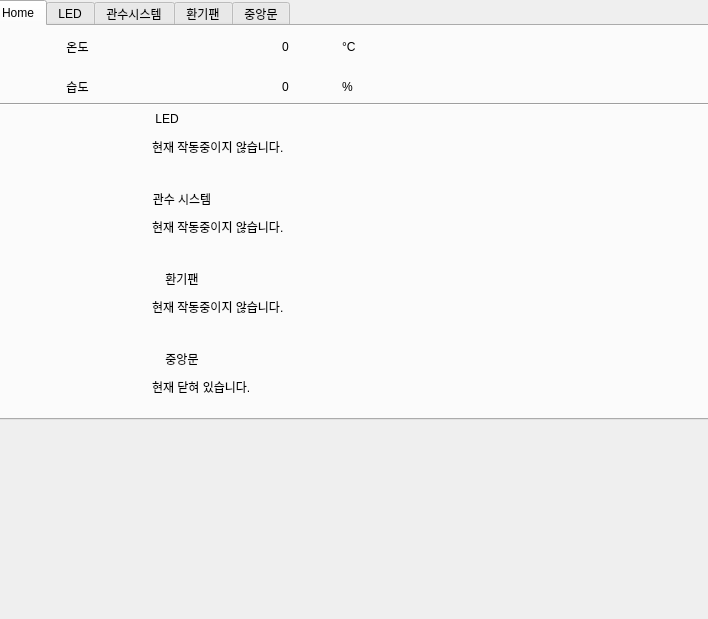
<?xml version="1.0" encoding="UTF-8"?>
<ui version="4.0">
 <class>Dialog</class>
 <widget class="QDialog" name="Dialog">
  <property name="geometry">
   <rect>
    <x>0</x>
    <y>0</y>
    <width>708</width>
    <height>619</height>
   </rect>
  </property>
  <property name="windowTitle">
   <string>Dialog</string>
  </property>
  <widget class="QTabWidget" name="display_tab">
   <property name="geometry">
    <rect>
     <x>-10</x>
     <y>0</y>
     <width>800</width>
     <height>420</height>
    </rect>
   </property>
   <property name="currentIndex">
    <number>0</number>
   </property>
   <widget class="QWidget" name="home_tab">
    <attribute name="title">
     <string>Home</string>
    </attribute>
    <widget class="Line" name="line">
     <property name="geometry">
      <rect>
       <x>0</x>
       <y>70</y>
       <width>800</width>
       <height>16</height>
      </rect>
     </property>
     <property name="orientation">
      <enum>Qt::Horizontal</enum>
     </property>
    </widget>
    <widget class="QLabel" name="label">
     <property name="geometry">
      <rect>
       <x>30</x>
       <y>0</y>
       <width>111</width>
       <height>41</height>
      </rect>
     </property>
     <property name="text">
      <string>온도</string>
     </property>
     <property name="textFormat">
      <enum>Qt::AutoText</enum>
     </property>
     <property name="alignment">
      <set>Qt::AlignCenter</set>
     </property>
    </widget>
    <widget class="QLabel" name="label_2">
     <property name="geometry">
      <rect>
       <x>30</x>
       <y>40</y>
       <width>111</width>
       <height>41</height>
      </rect>
     </property>
     <property name="text">
      <string>습도</string>
     </property>
     <property name="textFormat">
      <enum>Qt::AutoText</enum>
     </property>
     <property name="alignment">
      <set>Qt::AlignCenter</set>
     </property>
    </widget>
    <widget class="QLabel" name="label_3">
     <property name="geometry">
      <rect>
       <x>350</x>
       <y>0</y>
       <width>31</width>
       <height>41</height>
      </rect>
     </property>
     <property name="text">
      <string>°C</string>
     </property>
    </widget>
    <widget class="QLabel" name="label_4">
     <property name="geometry">
      <rect>
       <x>350</x>
       <y>40</y>
       <width>31</width>
       <height>41</height>
      </rect>
     </property>
     <property name="text">
      <string>%</string>
     </property>
    </widget>
    <widget class="QLabel" name="home_temperature">
     <property name="geometry">
      <rect>
       <x>290</x>
       <y>0</y>
       <width>41</width>
       <height>41</height>
      </rect>
     </property>
     <property name="text">
      <string>0</string>
     </property>
    </widget>
    <widget class="QLabel" name="home_humidity">
     <property name="geometry">
      <rect>
       <x>290</x>
       <y>40</y>
       <width>41</width>
       <height>41</height>
      </rect>
     </property>
     <property name="text">
      <string>0</string>
     </property>
    </widget>
    <widget class="QLabel" name="led_image_label">
     <property name="enabled">
      <bool>true</bool>
     </property>
     <property name="geometry">
      <rect>
       <x>30</x>
       <y>90</y>
       <width>80</width>
       <height>50</height>
      </rect>
     </property>
     <property name="frameShape">
      <enum>QFrame::NoFrame</enum>
     </property>
     <property name="text">
      <string/>
     </property>
     <property name="textFormat">
      <enum>Qt::AutoText</enum>
     </property>
     <property name="pixmap">
      <pixmap>:/icon/bulb.png</pixmap>
     </property>
     <property name="scaledContents">
      <bool>true</bool>
     </property>
     <property name="alignment">
      <set>Qt::AlignLeading|Qt::AlignLeft|Qt::AlignVCenter</set>
     </property>
     <property name="wordWrap">
      <bool>false</bool>
     </property>
    </widget>
    <widget class="QLabel" name="water_image_label">
     <property name="geometry">
      <rect>
       <x>30</x>
       <y>170</y>
       <width>80</width>
       <height>50</height>
      </rect>
     </property>
     <property name="text">
      <string/>
     </property>
     <property name="textFormat">
      <enum>Qt::AutoText</enum>
     </property>
     <property name="pixmap">
      <pixmap>:/icon/raindrops.png</pixmap>
     </property>
     <property name="scaledContents">
      <bool>true</bool>
     </property>
     <property name="alignment">
      <set>Qt::AlignCenter</set>
     </property>
    </widget>
    <widget class="QLabel" name="door_image_label">
     <property name="geometry">
      <rect>
       <x>30</x>
       <y>320</y>
       <width>80</width>
       <height>50</height>
      </rect>
     </property>
     <property name="text">
      <string/>
     </property>
     <property name="textFormat">
      <enum>Qt::AutoText</enum>
     </property>
     <property name="pixmap">
      <pixmap>:/icon/door.png</pixmap>
     </property>
     <property name="scaledContents">
      <bool>true</bool>
     </property>
     <property name="alignment">
      <set>Qt::AlignCenter</set>
     </property>
    </widget>
    <widget class="QLabel" name="fan_image_label">
     <property name="geometry">
      <rect>
       <x>30</x>
       <y>245</y>
       <width>80</width>
       <height>50</height>
      </rect>
     </property>
     <property name="text">
      <string/>
     </property>
     <property name="textFormat">
      <enum>Qt::AutoText</enum>
     </property>
     <property name="pixmap">
      <pixmap>:/icon/wind.png</pixmap>
     </property>
     <property name="scaledContents">
      <bool>true</bool>
     </property>
     <property name="alignment">
      <set>Qt::AlignCenter</set>
     </property>
    </widget>
    <widget class="QLabel" name="label_5">
     <property name="geometry">
      <rect>
       <x>140</x>
       <y>80</y>
       <width>70</width>
       <height>25</height>
      </rect>
     </property>
     <property name="text">
      <string>LED</string>
     </property>
     <property name="textFormat">
      <enum>Qt::AutoText</enum>
     </property>
     <property name="alignment">
      <set>Qt::AlignCenter</set>
     </property>
    </widget>
    <widget class="QLabel" name="label_6">
     <property name="geometry">
      <rect>
       <x>140</x>
       <y>160</y>
       <width>100</width>
       <height>25</height>
      </rect>
     </property>
     <property name="locale">
      <locale language="Korean" country="SouthKorea"/>
     </property>
     <property name="text">
      <string notr="true">관수 시스템</string>
     </property>
     <property name="textFormat">
      <enum>Qt::AutoText</enum>
     </property>
     <property name="alignment">
      <set>Qt::AlignCenter</set>
     </property>
    </widget>
    <widget class="QLabel" name="label_7">
     <property name="geometry">
      <rect>
       <x>140</x>
       <y>240</y>
       <width>100</width>
       <height>25</height>
      </rect>
     </property>
     <property name="locale">
      <locale language="Korean" country="SouthKorea"/>
     </property>
     <property name="text">
      <string notr="true">환기팬</string>
     </property>
     <property name="textFormat">
      <enum>Qt::AutoText</enum>
     </property>
     <property name="alignment">
      <set>Qt::AlignCenter</set>
     </property>
    </widget>
    <widget class="QLabel" name="label_8">
     <property name="geometry">
      <rect>
       <x>140</x>
       <y>320</y>
       <width>100</width>
       <height>25</height>
      </rect>
     </property>
     <property name="locale">
      <locale language="Korean" country="SouthKorea"/>
     </property>
     <property name="text">
      <string notr="true">중앙문</string>
     </property>
     <property name="textFormat">
      <enum>Qt::AutoText</enum>
     </property>
     <property name="alignment">
      <set>Qt::AlignCenter</set>
     </property>
    </widget>
    <widget class="QLabel" name="home_led_text">
     <property name="geometry">
      <rect>
       <x>160</x>
       <y>110</y>
       <width>271</width>
       <height>22</height>
      </rect>
     </property>
     <property name="text">
      <string>현재 작동중이지 않습니다.</string>
     </property>
    </widget>
    <widget class="QLabel" name="home_water_text">
     <property name="geometry">
      <rect>
       <x>160</x>
       <y>190</y>
       <width>271</width>
       <height>22</height>
      </rect>
     </property>
     <property name="text">
      <string>현재 작동중이지 않습니다.</string>
     </property>
    </widget>
    <widget class="QLabel" name="home_fan_text">
     <property name="geometry">
      <rect>
       <x>160</x>
       <y>270</y>
       <width>271</width>
       <height>22</height>
      </rect>
     </property>
     <property name="text">
      <string>현재 작동중이지 않습니다.</string>
     </property>
    </widget>
    <widget class="QLabel" name="home_door_text">
     <property name="geometry">
      <rect>
       <x>160</x>
       <y>350</y>
       <width>271</width>
       <height>22</height>
      </rect>
     </property>
     <property name="text">
      <string>현재 닫혀 있습니다.</string>
     </property>
    </widget>
   </widget>
   <widget class="QWidget" name="led_tab">
    <attribute name="title">
     <string>LED</string>
    </attribute>
    <widget class="QPushButton" name="led_power_button">
     <property name="geometry">
      <rect>
       <x>440</x>
       <y>20</y>
       <width>90</width>
       <height>30</height>
      </rect>
     </property>
     <property name="text">
      <string>OFF</string>
     </property>
    </widget>
    <widget class="QLabel" name="label_9">
     <property name="geometry">
      <rect>
       <x>30</x>
       <y>20</y>
       <width>160</width>
       <height>30</height>
      </rect>
     </property>
     <property name="text">
      <string>전원 ON/OFF</string>
     </property>
     <property name="alignment">
      <set>Qt::AlignCenter</set>
     </property>
    </widget>
    <widget class="QLabel" name="label_10">
     <property name="geometry">
      <rect>
       <x>30</x>
       <y>70</y>
       <width>160</width>
       <height>30</height>
      </rect>
     </property>
     <property name="text">
      <string>켜기/끄기</string>
     </property>
     <property name="alignment">
      <set>Qt::AlignCenter</set>
     </property>
    </widget>
    <widget class="QPushButton" name="led_onoff_button">
     <property name="geometry">
      <rect>
       <x>440</x>
       <y>80</y>
       <width>90</width>
       <height>30</height>
      </rect>
     </property>
     <property name="text">
      <string>OFF</string>
     </property>
     <property name="checkable">
      <bool>false</bool>
     </property>
    </widget>
    <widget class="QCheckBox" name="led_auto_button">
     <property name="geometry">
      <rect>
       <x>50</x>
       <y>160</y>
       <width>120</width>
       <height>30</height>
      </rect>
     </property>
     <property name="text">
      <string>자동 작동하기</string>
     </property>
     <property name="checkable">
      <bool>true</bool>
     </property>
    </widget>
    <widget class="Line" name="line_2">
     <property name="geometry">
      <rect>
       <x>0</x>
       <y>140</y>
       <width>800</width>
       <height>3</height>
      </rect>
     </property>
     <property name="orientation">
      <enum>Qt::Horizontal</enum>
     </property>
    </widget>
    <widget class="QLabel" name="label_11">
     <property name="geometry">
      <rect>
       <x>30</x>
       <y>220</y>
       <width>160</width>
       <height>30</height>
      </rect>
     </property>
     <property name="text">
      <string>켜기</string>
     </property>
     <property name="alignment">
      <set>Qt::AlignCenter</set>
     </property>
    </widget>
    <widget class="QLabel" name="label_12">
     <property name="geometry">
      <rect>
       <x>30</x>
       <y>290</y>
       <width>160</width>
       <height>30</height>
      </rect>
     </property>
     <property name="text">
      <string>끄기</string>
     </property>
     <property name="alignment">
      <set>Qt::AlignCenter</set>
     </property>
    </widget>
    <widget class="QTimeEdit" name="led_auto_start_time">
     <property name="geometry">
      <rect>
       <x>440</x>
       <y>220</y>
       <width>120</width>
       <height>30</height>
      </rect>
     </property>
     <property name="date">
      <date>
       <year>2000</year>
       <month>1</month>
       <day>1</day>
      </date>
     </property>
     <property name="currentSection">
      <enum>QDateTimeEdit::HourSection</enum>
     </property>
     <property name="displayFormat">
      <string>h:mm</string>
     </property>
    </widget>
    <widget class="QTimeEdit" name="led_auto_end_time">
     <property name="geometry">
      <rect>
       <x>440</x>
       <y>290</y>
       <width>120</width>
       <height>30</height>
      </rect>
     </property>
     <property name="currentSection">
      <enum>QDateTimeEdit::HourSection</enum>
     </property>
     <property name="displayFormat">
      <string>h:mm</string>
     </property>
    </widget>
   </widget>
   <widget class="QWidget" name="tab">
    <attribute name="title">
     <string>관수시스템</string>
    </attribute>
    <widget class="QLabel" name="label_17">
     <property name="geometry">
      <rect>
       <x>40</x>
       <y>20</y>
       <width>95</width>
       <height>30</height>
      </rect>
     </property>
     <property name="text">
      <string>전원 ON/OFF</string>
     </property>
     <property name="alignment">
      <set>Qt::AlignCenter</set>
     </property>
    </widget>
    <widget class="QPushButton" name="water_power_button">
     <property name="geometry">
      <rect>
       <x>420</x>
       <y>20</y>
       <width>91</width>
       <height>30</height>
      </rect>
     </property>
     <property name="text">
      <string>OFF</string>
     </property>
    </widget>
    <widget class="QLabel" name="label_18">
     <property name="geometry">
      <rect>
       <x>40</x>
       <y>70</y>
       <width>95</width>
       <height>30</height>
      </rect>
     </property>
     <property name="text">
      <string>물 주기</string>
     </property>
     <property name="alignment">
      <set>Qt::AlignCenter</set>
     </property>
    </widget>
    <widget class="QPushButton" name="water_onoff_button">
     <property name="geometry">
      <rect>
       <x>420</x>
       <y>70</y>
       <width>91</width>
       <height>30</height>
      </rect>
     </property>
     <property name="text">
      <string>OFF</string>
     </property>
    </widget>
    <widget class="QCheckBox" name="water_auto_button">
     <property name="geometry">
      <rect>
       <x>50</x>
       <y>160</y>
       <width>120</width>
       <height>28</height>
      </rect>
     </property>
     <property name="text">
      <string>자동 작동하기</string>
     </property>
    </widget>
    <widget class="QLabel" name="label_19">
     <property name="geometry">
      <rect>
       <x>150</x>
       <y>210</y>
       <width>81</width>
       <height>30</height>
      </rect>
     </property>
     <property name="text">
      <string>시간마다</string>
     </property>
     <property name="alignment">
      <set>Qt::AlignCenter</set>
     </property>
    </widget>
    <widget class="QLabel" name="label_20">
     <property name="geometry">
      <rect>
       <x>360</x>
       <y>210</y>
       <width>111</width>
       <height>30</height>
      </rect>
     </property>
     <property name="text">
      <string>초 동안 물주기</string>
     </property>
     <property name="alignment">
      <set>Qt::AlignCenter</set>
     </property>
    </widget>
    <widget class="QComboBox" name="water_start_time">
     <property name="geometry">
      <rect>
       <x>50</x>
       <y>210</y>
       <width>86</width>
       <height>30</height>
      </rect>
     </property>
     <item>
      <property name="text">
       <string>1</string>
      </property>
     </item>
     <item>
      <property name="text">
       <string>2</string>
      </property>
     </item>
     <item>
      <property name="text">
       <string>3</string>
      </property>
     </item>
     <item>
      <property name="text">
       <string>4</string>
      </property>
     </item>
     <item>
      <property name="text">
       <string>5</string>
      </property>
     </item>
     <item>
      <property name="text">
       <string>6</string>
      </property>
     </item>
     <item>
      <property name="text">
       <string>7</string>
      </property>
     </item>
     <item>
      <property name="text">
       <string>8</string>
      </property>
     </item>
     <item>
      <property name="text">
       <string>9</string>
      </property>
     </item>
     <item>
      <property name="text">
       <string>10</string>
      </property>
     </item>
     <item>
      <property name="text">
       <string>11</string>
      </property>
     </item>
     <item>
      <property name="text">
       <string>12</string>
      </property>
     </item>
     <item>
      <property name="text">
       <string>13</string>
      </property>
     </item>
     <item>
      <property name="text">
       <string>14</string>
      </property>
     </item>
     <item>
      <property name="text">
       <string>15</string>
      </property>
     </item>
     <item>
      <property name="text">
       <string>16</string>
      </property>
     </item>
     <item>
      <property name="text">
       <string>17</string>
      </property>
     </item>
     <item>
      <property name="text">
       <string>18</string>
      </property>
     </item>
     <item>
      <property name="text">
       <string>19</string>
      </property>
     </item>
     <item>
      <property name="text">
       <string>20</string>
      </property>
     </item>
     <item>
      <property name="text">
       <string>21</string>
      </property>
     </item>
     <item>
      <property name="text">
       <string>22</string>
      </property>
     </item>
     <item>
      <property name="text">
       <string>23</string>
      </property>
     </item>
     <item>
      <property name="text">
       <string>24</string>
      </property>
     </item>
     <item>
      <property name="text">
       <string>25</string>
      </property>
     </item>
     <item>
      <property name="text">
       <string>26</string>
      </property>
     </item>
     <item>
      <property name="text">
       <string>27</string>
      </property>
     </item>
     <item>
      <property name="text">
       <string>28</string>
      </property>
     </item>
     <item>
      <property name="text">
       <string>29</string>
      </property>
     </item>
     <item>
      <property name="text">
       <string>30</string>
      </property>
     </item>
     <item>
      <property name="text">
       <string>31</string>
      </property>
     </item>
     <item>
      <property name="text">
       <string>32</string>
      </property>
     </item>
     <item>
      <property name="text">
       <string>33</string>
      </property>
     </item>
     <item>
      <property name="text">
       <string>34</string>
      </property>
     </item>
     <item>
      <property name="text">
       <string>35</string>
      </property>
     </item>
     <item>
      <property name="text">
       <string>36</string>
      </property>
     </item>
     <item>
      <property name="text">
       <string>37</string>
      </property>
     </item>
     <item>
      <property name="text">
       <string>38</string>
      </property>
     </item>
     <item>
      <property name="text">
       <string>39</string>
      </property>
     </item>
     <item>
      <property name="text">
       <string>40</string>
      </property>
     </item>
     <item>
      <property name="text">
       <string>41</string>
      </property>
     </item>
     <item>
      <property name="text">
       <string>42</string>
      </property>
     </item>
     <item>
      <property name="text">
       <string>43</string>
      </property>
     </item>
     <item>
      <property name="text">
       <string>44</string>
      </property>
     </item>
     <item>
      <property name="text">
       <string>45</string>
      </property>
     </item>
     <item>
      <property name="text">
       <string>46</string>
      </property>
     </item>
     <item>
      <property name="text">
       <string>47</string>
      </property>
     </item>
     <item>
      <property name="text">
       <string>48</string>
      </property>
     </item>
    </widget>
    <widget class="QComboBox" name="water_running_time">
     <property name="geometry">
      <rect>
       <x>270</x>
       <y>210</y>
       <width>86</width>
       <height>30</height>
      </rect>
     </property>
     <item>
      <property name="text">
       <string>8</string>
      </property>
     </item>
     <item>
      <property name="text">
       <string>9</string>
      </property>
     </item>
     <item>
      <property name="text">
       <string>10</string>
      </property>
     </item>
     <item>
      <property name="text">
       <string>11</string>
      </property>
     </item>
     <item>
      <property name="text">
       <string>12</string>
      </property>
     </item>
     <item>
      <property name="text">
       <string>13</string>
      </property>
     </item>
     <item>
      <property name="text">
       <string>14</string>
      </property>
     </item>
     <item>
      <property name="text">
       <string>15</string>
      </property>
     </item>
     <item>
      <property name="text">
       <string>16</string>
      </property>
     </item>
     <item>
      <property name="text">
       <string>17</string>
      </property>
     </item>
     <item>
      <property name="text">
       <string>18</string>
      </property>
     </item>
     <item>
      <property name="text">
       <string>19</string>
      </property>
     </item>
     <item>
      <property name="text">
       <string>20</string>
      </property>
     </item>
     <item>
      <property name="text">
       <string>21</string>
      </property>
     </item>
     <item>
      <property name="text">
       <string>22</string>
      </property>
     </item>
    </widget>
    <widget class="Line" name="line_3">
     <property name="geometry">
      <rect>
       <x>0</x>
       <y>140</y>
       <width>800</width>
       <height>3</height>
      </rect>
     </property>
     <property name="orientation">
      <enum>Qt::Horizontal</enum>
     </property>
    </widget>
   </widget>
   <widget class="QWidget" name="tab_2">
    <attribute name="title">
     <string>환기팬</string>
    </attribute>
    <widget class="QLabel" name="label_13">
     <property name="geometry">
      <rect>
       <x>40</x>
       <y>20</y>
       <width>95</width>
       <height>30</height>
      </rect>
     </property>
     <property name="text">
      <string>전원 ON/OFF</string>
     </property>
     <property name="alignment">
      <set>Qt::AlignCenter</set>
     </property>
    </widget>
    <widget class="QLabel" name="label_14">
     <property name="geometry">
      <rect>
       <x>40</x>
       <y>70</y>
       <width>95</width>
       <height>30</height>
      </rect>
     </property>
     <property name="text">
      <string>작동하기</string>
     </property>
     <property name="alignment">
      <set>Qt::AlignCenter</set>
     </property>
    </widget>
    <widget class="QPushButton" name="fan_power_button">
     <property name="geometry">
      <rect>
       <x>420</x>
       <y>20</y>
       <width>91</width>
       <height>30</height>
      </rect>
     </property>
     <property name="text">
      <string>OFF</string>
     </property>
    </widget>
    <widget class="QPushButton" name="fan_onoff_button">
     <property name="geometry">
      <rect>
       <x>420</x>
       <y>70</y>
       <width>91</width>
       <height>30</height>
      </rect>
     </property>
     <property name="text">
      <string>OFF</string>
     </property>
    </widget>
    <widget class="QCheckBox" name="fan_auto_button">
     <property name="geometry">
      <rect>
       <x>50</x>
       <y>160</y>
       <width>120</width>
       <height>28</height>
      </rect>
     </property>
     <property name="text">
      <string>자동 작동하기</string>
     </property>
    </widget>
    <widget class="QLabel" name="label_15">
     <property name="geometry">
      <rect>
       <x>30</x>
       <y>220</y>
       <width>160</width>
       <height>30</height>
      </rect>
     </property>
     <property name="text">
      <string>켜기</string>
     </property>
     <property name="alignment">
      <set>Qt::AlignCenter</set>
     </property>
    </widget>
    <widget class="QTimeEdit" name="fan_auto_start_time">
     <property name="geometry">
      <rect>
       <x>410</x>
       <y>220</y>
       <width>120</width>
       <height>30</height>
      </rect>
     </property>
     <property name="date">
      <date>
       <year>2000</year>
       <month>1</month>
       <day>1</day>
      </date>
     </property>
     <property name="currentSection">
      <enum>QDateTimeEdit::HourSection</enum>
     </property>
     <property name="displayFormat">
      <string>h:mm</string>
     </property>
    </widget>
    <widget class="QLabel" name="label_16">
     <property name="geometry">
      <rect>
       <x>30</x>
       <y>290</y>
       <width>160</width>
       <height>30</height>
      </rect>
     </property>
     <property name="text">
      <string>끄기</string>
     </property>
     <property name="alignment">
      <set>Qt::AlignCenter</set>
     </property>
    </widget>
    <widget class="QTimeEdit" name="fan_auto_end_time">
     <property name="geometry">
      <rect>
       <x>410</x>
       <y>290</y>
       <width>120</width>
       <height>30</height>
      </rect>
     </property>
     <property name="date">
      <date>
       <year>2000</year>
       <month>1</month>
       <day>1</day>
      </date>
     </property>
     <property name="currentSection">
      <enum>QDateTimeEdit::HourSection</enum>
     </property>
     <property name="displayFormat">
      <string>h:mm</string>
     </property>
    </widget>
    <widget class="Line" name="line_4">
     <property name="geometry">
      <rect>
       <x>0</x>
       <y>140</y>
       <width>800</width>
       <height>16</height>
      </rect>
     </property>
     <property name="orientation">
      <enum>Qt::Horizontal</enum>
     </property>
    </widget>
   </widget>
   <widget class="QWidget" name="tab_3">
    <attribute name="title">
     <string>중앙문</string>
    </attribute>
    <widget class="QLabel" name="label_21">
     <property name="geometry">
      <rect>
       <x>40</x>
       <y>20</y>
       <width>95</width>
       <height>30</height>
      </rect>
     </property>
     <property name="text">
      <string>전원 ON/OFF</string>
     </property>
     <property name="alignment">
      <set>Qt::AlignCenter</set>
     </property>
    </widget>
    <widget class="QLabel" name="label_22">
     <property name="geometry">
      <rect>
       <x>40</x>
       <y>70</y>
       <width>95</width>
       <height>30</height>
      </rect>
     </property>
     <property name="text">
      <string>작동하기</string>
     </property>
     <property name="alignment">
      <set>Qt::AlignCenter</set>
     </property>
    </widget>
    <widget class="QCheckBox" name="door_auto_button">
     <property name="geometry">
      <rect>
       <x>50</x>
       <y>160</y>
       <width>120</width>
       <height>28</height>
      </rect>
     </property>
     <property name="text">
      <string>자동 작동하기</string>
     </property>
    </widget>
    <widget class="QLabel" name="label_23">
     <property name="geometry">
      <rect>
       <x>30</x>
       <y>220</y>
       <width>160</width>
       <height>30</height>
      </rect>
     </property>
     <property name="text">
      <string>켜기</string>
     </property>
     <property name="alignment">
      <set>Qt::AlignCenter</set>
     </property>
    </widget>
    <widget class="QLabel" name="label_24">
     <property name="geometry">
      <rect>
       <x>30</x>
       <y>290</y>
       <width>160</width>
       <height>30</height>
      </rect>
     </property>
     <property name="text">
      <string>끄기</string>
     </property>
     <property name="alignment">
      <set>Qt::AlignCenter</set>
     </property>
    </widget>
    <widget class="QPushButton" name="door_power_button">
     <property name="geometry">
      <rect>
       <x>420</x>
       <y>20</y>
       <width>91</width>
       <height>30</height>
      </rect>
     </property>
     <property name="text">
      <string>OFF</string>
     </property>
    </widget>
    <widget class="QPushButton" name="door_onoff_button">
     <property name="geometry">
      <rect>
       <x>420</x>
       <y>70</y>
       <width>91</width>
       <height>30</height>
      </rect>
     </property>
     <property name="text">
      <string>OFF</string>
     </property>
    </widget>
    <widget class="QTimeEdit" name="door_auto_start_time">
     <property name="geometry">
      <rect>
       <x>410</x>
       <y>220</y>
       <width>120</width>
       <height>30</height>
      </rect>
     </property>
     <property name="date">
      <date>
       <year>2000</year>
       <month>1</month>
       <day>1</day>
      </date>
     </property>
     <property name="currentSection">
      <enum>QDateTimeEdit::HourSection</enum>
     </property>
     <property name="displayFormat">
      <string>h:mm</string>
     </property>
    </widget>
    <widget class="QTimeEdit" name="door_auto_end_time">
     <property name="geometry">
      <rect>
       <x>410</x>
       <y>290</y>
       <width>120</width>
       <height>30</height>
      </rect>
     </property>
     <property name="date">
      <date>
       <year>2000</year>
       <month>1</month>
       <day>1</day>
      </date>
     </property>
     <property name="currentSection">
      <enum>QDateTimeEdit::HourSection</enum>
     </property>
     <property name="displayFormat">
      <string>h:mm</string>
     </property>
    </widget>
    <widget class="Line" name="line_5">
     <property name="geometry">
      <rect>
       <x>0</x>
       <y>140</y>
       <width>800</width>
       <height>16</height>
      </rect>
     </property>
     <property name="orientation">
      <enum>Qt::Horizontal</enum>
     </property>
    </widget>
   </widget>
  </widget>
 </widget>
 <resources>
  <include location="resources.qrc"/>
  <include location=".designer/backup/resources.qrc"/>
 </resources>
 <connections/>
</ui>
